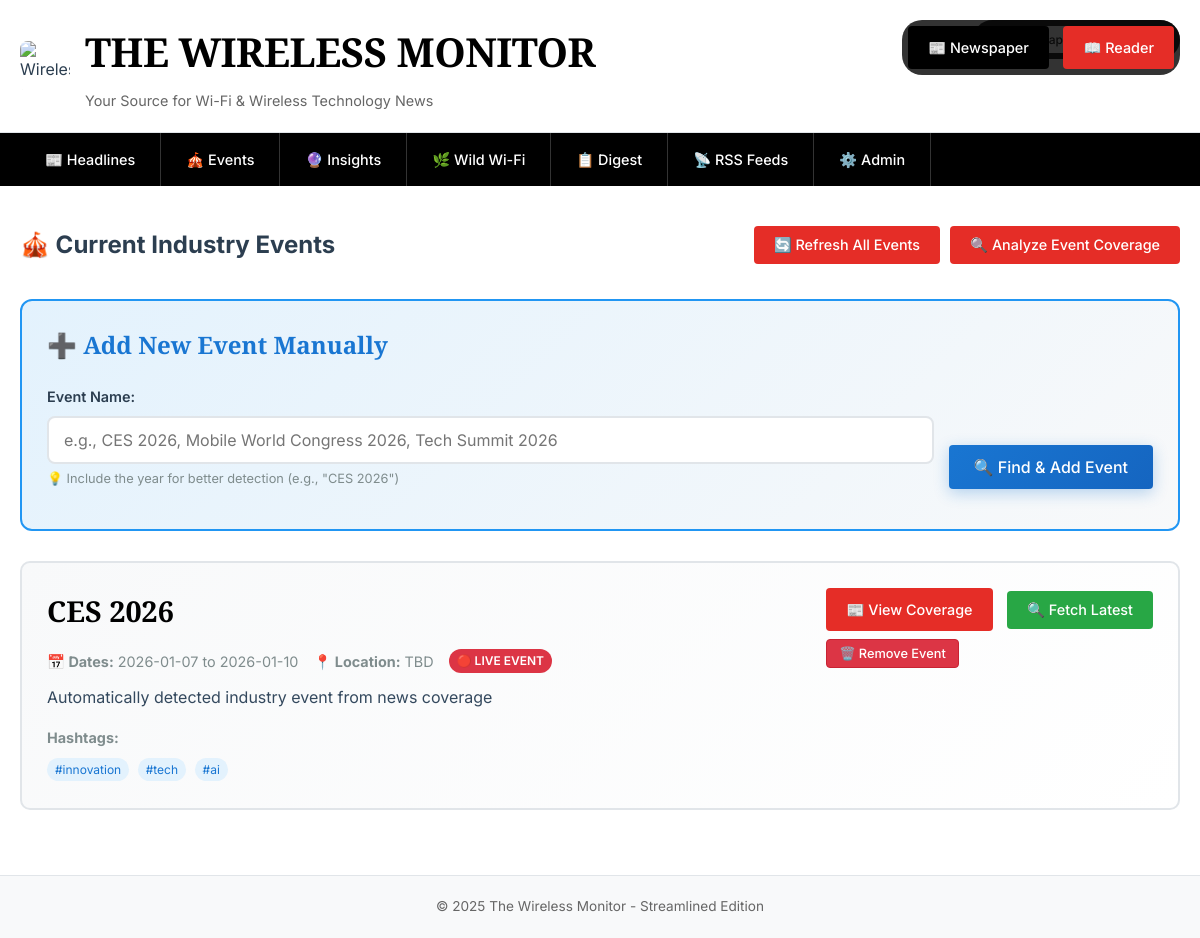
Before: /events with the older database file.
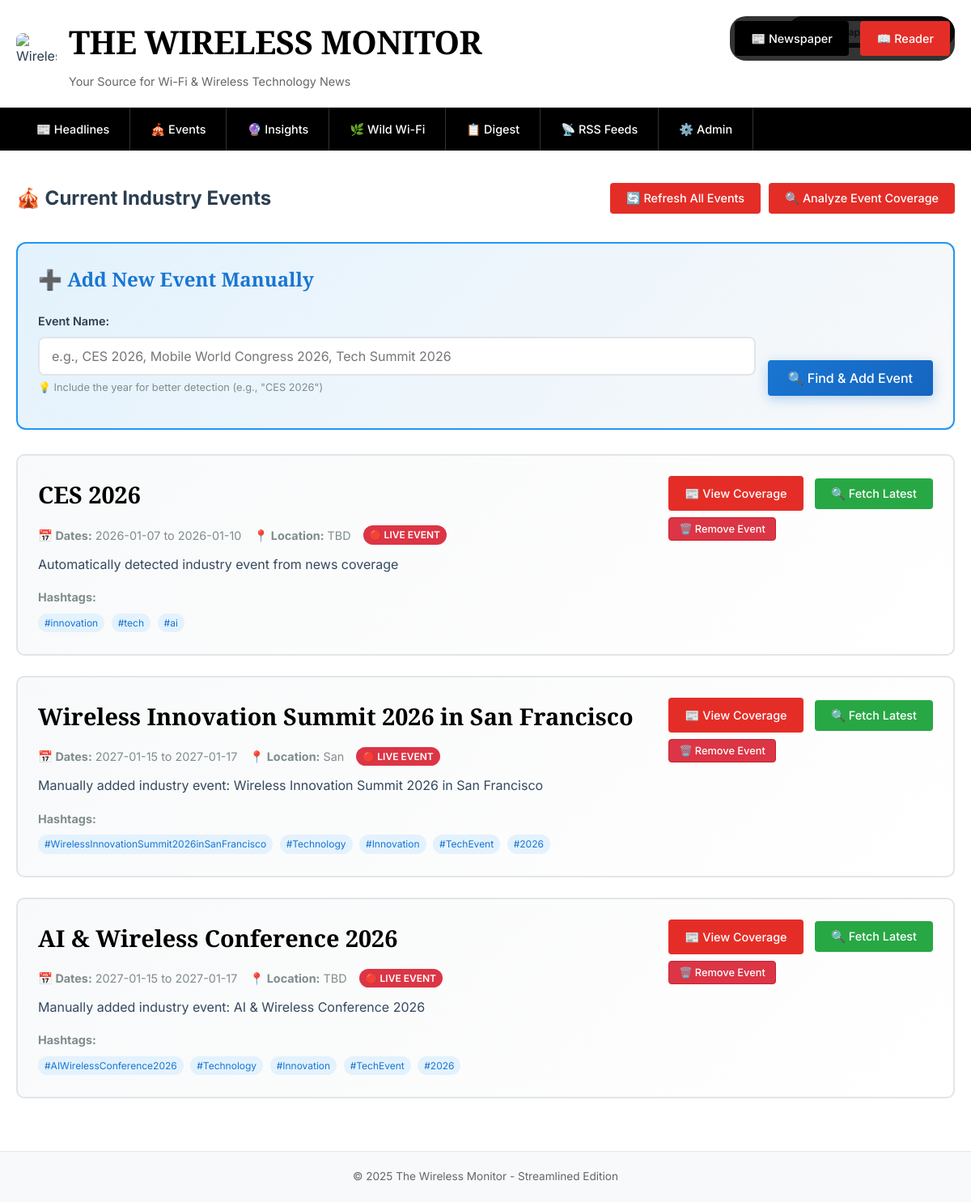
After: the same page with the newer database file.
### tables this page shows
CREATE TABLE industry_events (
                id INTEGER PRIMARY KEY AUTOINCREMENT,
                name TEXT NOT NULL,
                hashtags TEXT,
                start_date DATE,
                end_date DATE,
                location TEXT,
                description TEXT,
                active INTEGER DEFAULT 1,
                created_at TIMESTAMP DEFAULT CURRENT_TIMESTAMP
            );

### main.py (the view)
        @self.app.route('/events')
        def events():
            view_mode = request.args.get('view', 'newspaper')
            conn = self.get_db_connection()
            current_events = conn.execute('''
                SELECT * FROM industry_events
                WHERE active = 1
                AND date(end_date) >= date('now')
                ORDER BY start_date
            ''').fetchall()
            conn.close()
            return render_template('events.html', events=current_events, view_mode=view_mode)

### main.py (called while the page is built)
    def get_db_connection(self):
        conn = sqlite3.connect(self.db_path, timeout=30.0)
        conn.row_factory = sqlite3.Row
        conn.execute('PRAGMA journal_mode=WAL')
        conn.execute('PRAGMA synchronous=NORMAL')
        conn.execute('PRAGMA cache_size=10000')
        conn.execute('PRAGMA temp_store=memory')
        return conn

### templates/events.html (shortened to what the changed rows need)
{% extends "base.html" %}
{% block content %}
<div style="display: flex; justify-content: space-between; align-items: center; margin-bottom: {% if view_mode == 'reader' %}0{% else %}35px{% endif %}; ">
    <h2>🎪 Current Industry Events</h2>
</div>
{% if events %}
    {% for event in events %}
    <div class="{% if view_mode == 'reader' %}article{% else %}article{% endif %}" style="{% if view_mode == 'reader' %}border-bottom: 1px solid #f0f0f0; padding: 15px 20px; margin: 0; background: white;{% else %}border: 2px solid #e1e5e9; border-radius: 10px; padding: 25px; margin-bottom: 25px; background: linear-gradient(135deg, #f8f9fa, #ffffff);{% endif %}">
        <div style="display: flex; justify-content: between; align-items: flex-start; gap: 20px;">
            <div style="flex: 1;">
                <h3 style="{% if view_mode == 'reader' %}font-family: 'Arial', sans-serif; font-size: 1.1rem; font-weight: bold; color: #1155cc; margin-bottom: 8px;{% else %}font-family: 'Playfair Display', serif; font-size: 1.8rem; font-weight: 600; color: #000; margin-bottom: 15px;{% endif %}">
                    <a href="{{ url_for('event_detail', event_id=event.id, view=view_mode) }}" style="{% if view_mode == 'reader' %}color: #1155cc; text-decoration: none;{% else %}color: #000; text-decoration: none;{% endif %}">
                        {{ event.name }}
                    </a>
                </h3>
                <div style="{% if view_mode == 'reader' %}font-family: 'Arial', sans-serif; font-size: 0.8rem; color: #999; margin-bottom: 8px;{% else %}font-family: 'Inter', sans-serif; font-size: 0.9rem; color: #7f8c8d; margin-bottom: 12px; display: flex; align-items: center; gap: 15px; flex-wrap: wrap;{% endif %}">
                    <span><strong>📅 Dates:</strong> {{ event.start_date }} to {{ event.end_date }}</span>
                    <span><strong>📍 Location:</strong> {{ event.location }}</span>
                    <span style="background: #dc3545; color: white; padding: 2px 8px; border-radius: 12px; font-size: 0.75rem; font-weight: 600;">🔴 LIVE EVENT</span>
                </div>
                <p style="{% if view_mode == 'reader' %}font-family: 'Arial', sans-serif; font-size: 0.9rem; line-height: 1.5; color: #666; margin-bottom: 8px;{% else %}font-family: 'Inter', sans-serif; font-size: 1rem; line-height: 1.6; color: #34495e; margin-bottom: 15px;{% endif %}">
                    {{ event.description }}
                </p>
                {% if event.hashtags %}
                <div style="margin-top: 10px;">
                    <strong style="{% if view_mode == 'reader' %}font-size: 0.8rem; color: #999;{% else %}font-size: 0.9rem; color: #7f8c8d;{% endif %}">Hashtags:</strong>
                    <div style="margin-top: 5px;">
                        {% for hashtag in event.hashtags.split(',')[:8] %}
                        <span style="display: inline-block; background: #e3f2fd; color: #1976d2; padding: 2px 8px; border-radius: 12px; font-size: 0.75rem; margin: 2px 4px 2px 0; font-family: 'Inter', sans-serif;">{{ hashtag.strip() }}</span>
                        {% endfor %}
                    </div>
                </div>
                {% endif %}
            </div>
            <div style="display: flex; flex-direction: column; gap: 8px;">
                <div>
                    <a href="{{ url_for('event_detail', event_id=event.id, view=view_mode) }}" class="btn" style="{% if view_mode == 'reader' %}font-size: 0.8rem; padding: 6px 12px; margin-right: 8px;{% else %}font-size: 0.9rem; padding: 10px 20px; margin-right: 10px;{% endif %}">
                        📰 View Coverage
                    </a>
                    <button onclick="fetchEventContent({{ event.id }})" class="btn" style="{% if view_mode == 'reader' %}font-size: 0.8rem; padding: 6px 12px; background: #28a745;{% else %}font-size: 0.9rem; padding: 10px 20px; background: #28a745;{% endif %}">
                        🔍 Fetch Latest
                    </button>
                </div>
                <div>
                    <button onclick="removeEvent({{ event.id }}, '{{ event.name|replace("'", "\\'") }}')" class="btn remove-btn" style="{% if view_mode == 'reader' %}font-size: 0.75rem; padding: 4px 8px; background: #dc3545; color: white; border: 1px solid #c82333;{% else %}font-size: 0.8rem; padding: 6px 12px; background: #dc3545; color: white; border: 1px solid #c82333; transition: all 0.2s ease;{% endif %}" onmouseover="this.style.background='#c82333'; this.style.transform='translateY(-1px)'" onmouseout="this.style.background='#dc3545'; this.style.transform='translateY(0)'">
                        🗑️ Remove Event
                    </button>
                </div>
            </div>
        </div>
    </div>
    {% endfor %}
{% endif %}
{% endblock %}

Changed rows visible on the page:
added industry_events: name "Wireless Innovation Summit 2026 in San Francisco", start_date "2027-01-15", end_date "2027-01-17", location "San", description "Manually added industry event: Wireless Innovation Summit 2026 in San Francisco", strip "#WirelessInnovationSummit2026inSanFrancisco" "#Technology" "#Innovation" "#TechEvent" "#2026"
added industry_events: name "AI & Wireless Conference 2026", start_date "2027-01-15", end_date "2027-01-17", location "TBD", description "Manually added industry event: AI & Wireless Conference 2026", strip "#AIWirelessConference2026" "#Technology" "#Innovation" "#TechEvent" "#2026"
